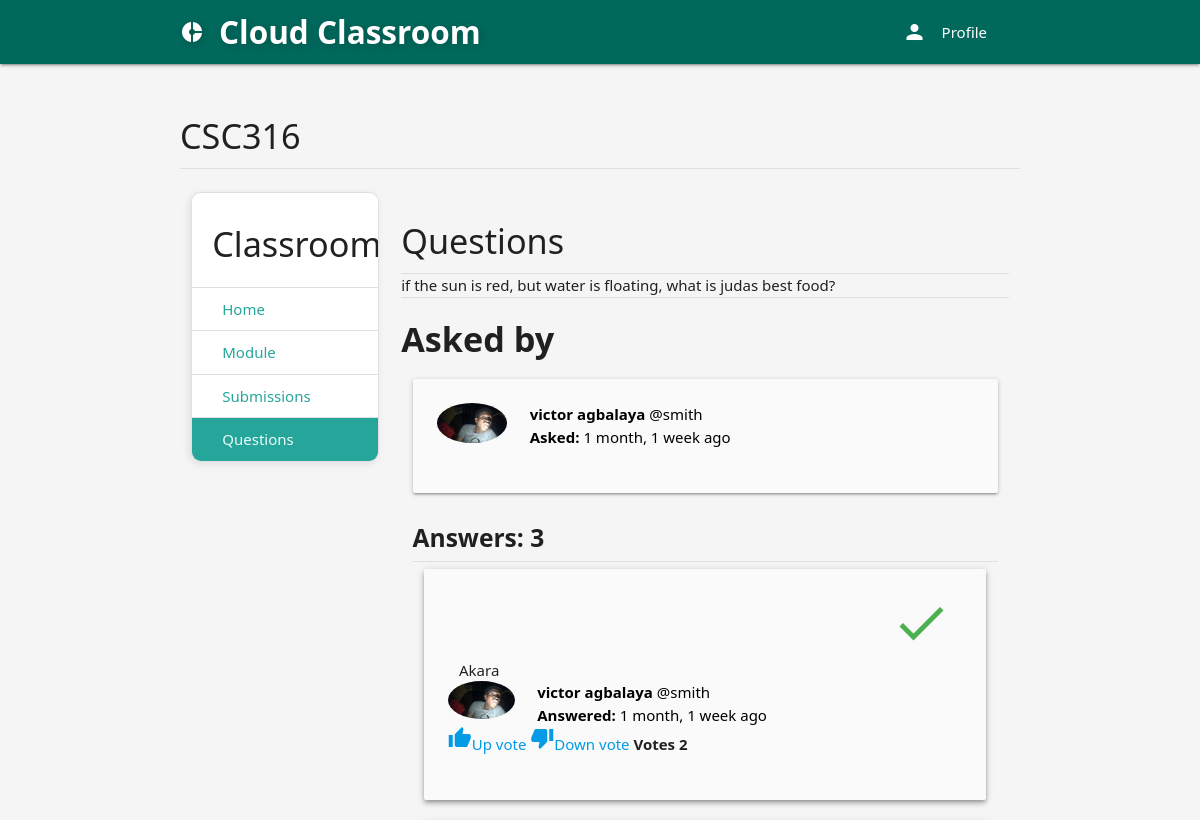
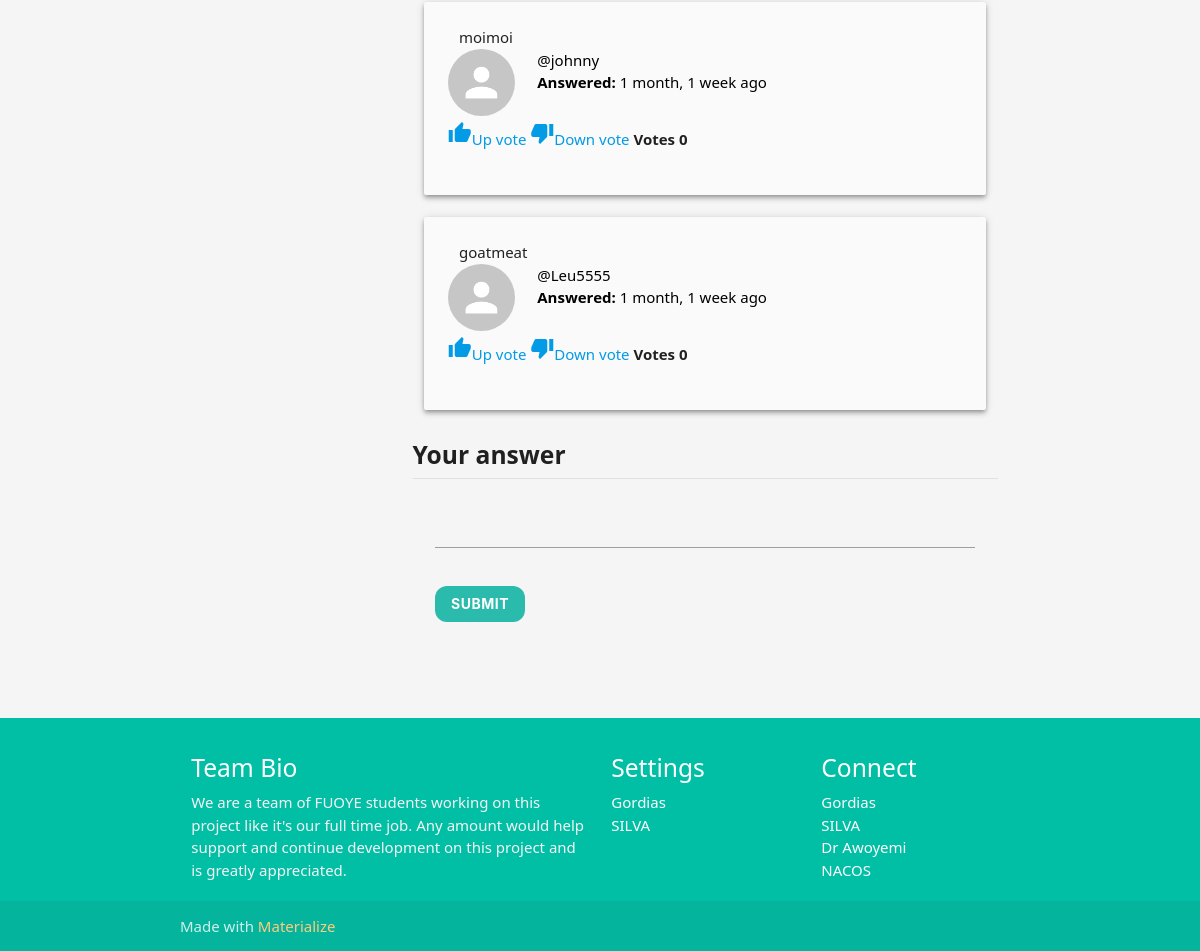
Screenshot of /course/2fcd2649-0215-47d0-b320-db57a63ff420/questions/1 with the database file from the repository (2 pictures, top to bottom).
### classroom/models.py (models this page shows, shortened)
class Course(models.Model):
	id = models.UUIDField(primary_key=True, default=uuid.uuid4, editable=False)
	picture = models.ImageField(upload_to=user_directory_path)
	title = models.CharField(max_length=200)
	description = models.CharField(max_length=300)
	category = models.ForeignKey(Category, on_delete=models.CASCADE)
	syllabus = RichTextField()
	user = models.ForeignKey(User, on_delete=models.CASCADE, related_name='course_owner')
	enrolled = models.ManyToManyField(User)
	modules = models.ManyToManyField(Module)
	questions = models.ManyToManyField(Question)

### question/models.py (models this page shows, shortened)
class Question(models.Model):
	user = models.ForeignKey(User, on_delete=models.CASCADE, related_name='question_user')
	title = models.CharField(max_length=300)
	body = RichTextField()
	created_date = models.DateTimeField(auto_now_add=True)
	update_date = models.DateTimeField(auto_now_add=True)
	has_accepted_answer = models.BooleanField(default=False)

class Answer(models.Model):
	user = models.ForeignKey(User, on_delete=models.CASCADE, related_name='answer_user')
	question = models.ForeignKey(Question, on_delete=models.CASCADE)
	body = RichTextField()
	created_date = models.DateTimeField(auto_now_add=True)
	update_date = models.DateTimeField(auto_now_add=True)
	votes = models.IntegerField(default=0)
	is_accepted_answer = models.BooleanField(default=False)

### authE/models.py (models this page shows, shortened)
class Profile(models.Model):
	user = models.OneToOneField(User, on_delete=models.CASCADE, related_name='profile')
	location = models.CharField(max_length=50, null=True, blank=True)
	url = models.CharField(max_length=80, null=True, blank=True)
	profile_info = models.TextField(max_length=150, null=True, blank=True)
	created = models.DateField(auto_now_add=True)
	picture = models.ImageField(upload_to=user_directory_path_profile, blank=True, null=True, verbose_name='Picture')
	banner = models.ImageField(upload_to=user_directory_path_banner, blank=True, null=True, verbose_name='Banner')

### question/views.py (the view)
# urls.py: path('<course_id>/questions/<question_id>', QuestionDetail, name='question-detail'),
def QuestionDetail(request, course_id, question_id):
	user = request.user
	moderator = False
	course = get_object_or_404(Course, id=course_id)
	question = get_object_or_404(Question, id=question_id)
	correct_answer = Answer.objects.filter(question=question, is_accepted_answer=True)
	rest_answers = Answer.objects.filter(question=question)
	answers = correct_answer | rest_answers
	if user == course.user or user == question.user:
		moderator = True
	if request.method == 'POST':
		form = AnswerForm(request.POST)
		if form.is_valid():
			body = form.cleaned_data.get('body')
			Answer.objects.create(user=user, question=question, body=body)
			return redirect('question-detail', course_id=course_id, question_id=question_id)
	else:
		form = AnswerForm()
	context = {
		'question': question,
		'answers': answers,
		'course': course,
		'form': form,
		'moderator': moderator,
	}
	return render(request, 'question/question.html', context)

### question/forms.py
class AnswerForm(forms.ModelForm):
	body = forms.CharField(widget=CKEditorWidget())
	class Meta:
		model = Answer
		fields = ('body',)

### authE/views.py (called while the page is built)
def SideNavInfo(request):
	user = request.user
	nav_profile = None
	if user.is_authenticated:
		nav_profile = Profile.objects.get(user=user)
	return {'nav_profile': nav_profile}

### direct/views.py (called while the page is built)
def CheckDirects(request):
    directs_count = 0
    if request.user.is_authenticated:
        directs_count = Message.objects.filter(user=request.user, is_read=False).count()
    return {'directs_count': directs_count}

### virtual_classroom/templates/question/question.html (shortened to what this page needs)
{% extends 'base.html' %}
{% load static %}
{% load humanize %}
{% block content %}
<div class="section">
	<h4>{{ course.title }}</h4>
	<div class="divider"></div>
</div>
<div class="row">
<div class="col s3">
      <ul class="collection with-header sider">
        <li class="collection-header"><h4>Classroom</h4></li>
        <a href="{% url 'course' course.id %}" class="collection-item">Home</a>
        <a href="{% url 'modules' course.id %}" class="collection-item">Module</a>
        <a href="{% url 'submissions' course.id %}" class="collection-item">Submissions</a>
        <a href="{% url 'questions' course.id %}" class="collection-item active">Questions</a>
      </ul>
</div>
<div class="col s9">
  <div class="section">
    <h4>Questions</h4>
    <div class="divider"></div>
    <div>
      {{ question.body | safe }}
    </div>
    <div>
      <div class="divider"></div>
      <h4><b>Asked by</b></h4>
    </div>
    <div class="col s12">
      <div class="card-panel grey lighten-5 z-depth-1">
      <div class="row">
      <div class="col s2">
      {% if question.user.profile.picture %}
        <img src="{{ question.user.profile.picture.url }}" class="circle responsive-img">
      {% else %}
        <img src="{% static 'img/no_avatar.jpg' %}" class="circle responsive-img">
      {% endif %}
      </div>
      <div class="col s10">
        <p class="black-text"><b>{{ question.user.get_full_name }}</b> @{{ question.user.username }}</p>
        <p class="black-text"><b>Asked: </b>{{question.created_date | naturaltime }}</p>
      </div>
      </div>
      </div>
    </div>
    <div class="col s12">
      <h5><b>Answers: {{ answers.count }}</b></h5>
      <div class="divider"></div>
    </div>
    <div class="col s12">
      {% for answer in answers %}
      <div class="col s12">
      <div class="card-panel grey lighten-5 z-depth-2">
      {% if answer.is_accepted_answer == True %}
      <div class="col s12 right-align">
        <i class="material-icons medium green-text">done</i>
      </div>
      {% endif %}
      <div class="col s12">
        {{ answer.body | safe }}
      </div>
      <div class="row">
      <div class="col s2">
      {% if answer.user.profile.picture %}
        <img src="{{ answer.user.profile.picture.url }}" class="circle responsive-img">
      {% else %}
        <img src="{% static 'img/no_avatar.jpg' %}" class="circle responsive-img">
      {% endif %}
      </div>
      <div class="col s10">
        <p class="black-text"><b>{{ answer.user.get_full_name }}</b> @{{ answer.user.username }}</p>
        <p class="black-text"><b>Answered: </b>{{answer.created_date | naturaltime }}</p>
      </div>
      <div class="col s12">
        <a href="" class="vote" vote-type="U" answer-id="{{ answer.id }}"><i class="material-icons">thumb_up</i>Up vote</a>
        <a href="" class="vote" vote-type="D" answer-id="{{ answer.id }}"><i class="material-icons">thumb_down</i>Down vote</a>
        <span class="card-title"><b>Votes</b></span>
        <span id="answerVotes{{ answer.id }}" class="card-title"><b>{{ answer.votes }}</b></span>
      </div>
      </div>
      </div>
    </div>
    {% endfor %}
    </div>
    <div class="col s12">
      <h5><b>Your answer</b></h5>
      <div class="divider"></div>
      <div class="card">
        <form method="post" action="" role="form" class="col s12">
          <div class="input-field col s12">
            {{ form.body }}
          </div>
          <div class="input-field col s12">
            <button type="submit" value="login" class="btn waves-effect waves-light">
              Submit
            </button>
          </div>
        </form>
      </div>
    </div>
    <div class="col s12 m12 center-align">
    </div>
  </div>
</div>
</div>
{% endblock %}

### virtual_classroom/templates/base.html (shortened to what this page needs)
{% load static %}
<!DOCTYPE html>
<html lang="en">
<head>
  <link href="{% static 'css/materialize.css' %}" type="text/css" rel="stylesheet" media="screen,projection"/>
  <link href="{% static 'css/style.css' %}" type="text/css" rel="stylesheet" media="screen,projection"/>
  <link href="{% static 'css/style2.css' %}" type="text/css" rel="stylesheet"/>
</head>
<body>
  <nav class="teal darken-3" role="navigation">
    <div class="nav-wrapper container">
      <a href="{% url 'index' %}" class="brand-logo"><i class="material-icons">donut_small</i>Cloud Classroom</a>
      <ul class="right hide-on-med-and-down">
        <li><a href="#" data-target="slide-out" class="sidenav-trigger show-on-large"><i class="material-icons left">person</i>Profile</a></li>
      </ul>
    </div>
  </nav>
<div class="container">
  <div class="section">
    {% block content %}
    {% endblock %}
  </div>
  </div>
  <br>
  <br>
  <footer class="page-footer  teal accent-4">
    <div class="container">
      <div class="row">
        <div class="col l6 s12">
          <h5 class="white-text">Team Bio</h5>
          <p class="grey-text text-lighten-4">We are a team of FUOYE students working on this project like it's our full time job. Any amount would help support and continue development on this project and is greatly appreciated.</p>
        </div>
        <div class="col l3 s12">
          <h5 class="white-text">Settings</h5>
          <ul>
            <li><a class="white-text" href="#!">Gordias</a></li>
            <li><a class="white-text" href="#!">SILVA</a></li>
          </ul>
        </div>
        <div class="col l3 s12">
          <h5 class="white-text">Connect</h5>
          <ul>
            <li><a class="white-text" href="#!">Gordias</a></li>
            <li><a class="white-text" href="#!">SILVA</a></li>
            <li><a class="white-text" href="#!">Dr Awoyemi</a></li>
            <li><a class="white-text" href="#!">NACOS</a></li>
          </ul>
        </div>
      </div>
    </div>
    <div class="footer-copyright">
      <div class="container">
      Made with <a class="orange-text text-lighten-3" href="http://materializecss.com">Materialize</a>
      </div>
    </div>
  </footer>
  </body>
  </html>

### virtual_classroom/static/css/style2.css (style rules this page uses)
* { margin: 0; padding: 0; box-sizing: border-box; font-family: 'Segoe UI', Tahoma, Geneva, Verdana, sans-serif; }
body { background-color: #f5f5f5; transition: background-color 0.3s ease, color 0.3s ease; }

### virtual_classroom/templates/base.html (style rules this page uses)
.btn, .btn-small, .btn-large, .btn-floating { background: var(--primary-color); border: none; color: white; padding: auto 1.5rem; font-weight: bold; border-radius: 12px; box-shadow: var(--shadow); transition: transform 0.3s ease, box-shadow 0.3s ease; }
.brand-logo { font-size: 1.5rem; font-weight: bold; text-shadow: 2px 2px 8px rgba(0,0,0,0.2); }
.btn-small, .btn { background-color: rgb(43, 187, 173); }
.sider { border-radius: 10px; overflow: hidden; box-shadow: -2px 2px 7px rgb(223, 223, 223); }

### rows the page displays
Course: title "CSC316"
Question: body "if the sun is red, but water is floating, what is judas best food?", user.profile.picture (placeholder picture), user.get_full_name "victor agbalaya", user.username "smith", created_date "1 month, 1 week ago"
Answer: is_accepted_answer True (drawn), body "Akara", user.profile.picture (placeholder picture), user.get_full_name "victor agbalaya", user.username "smith", created_date "1 month, 1 week ago", votes "2"
Answer: body "moimoi", user.username "johnny", created_date "1 month, 1 week ago", votes "0"
Answer: body "goatmeat", user.username "Leu5555", created_date "1 month, 1 week ago", votes "0"

### other values shown
{{ answers.count }} "3"
